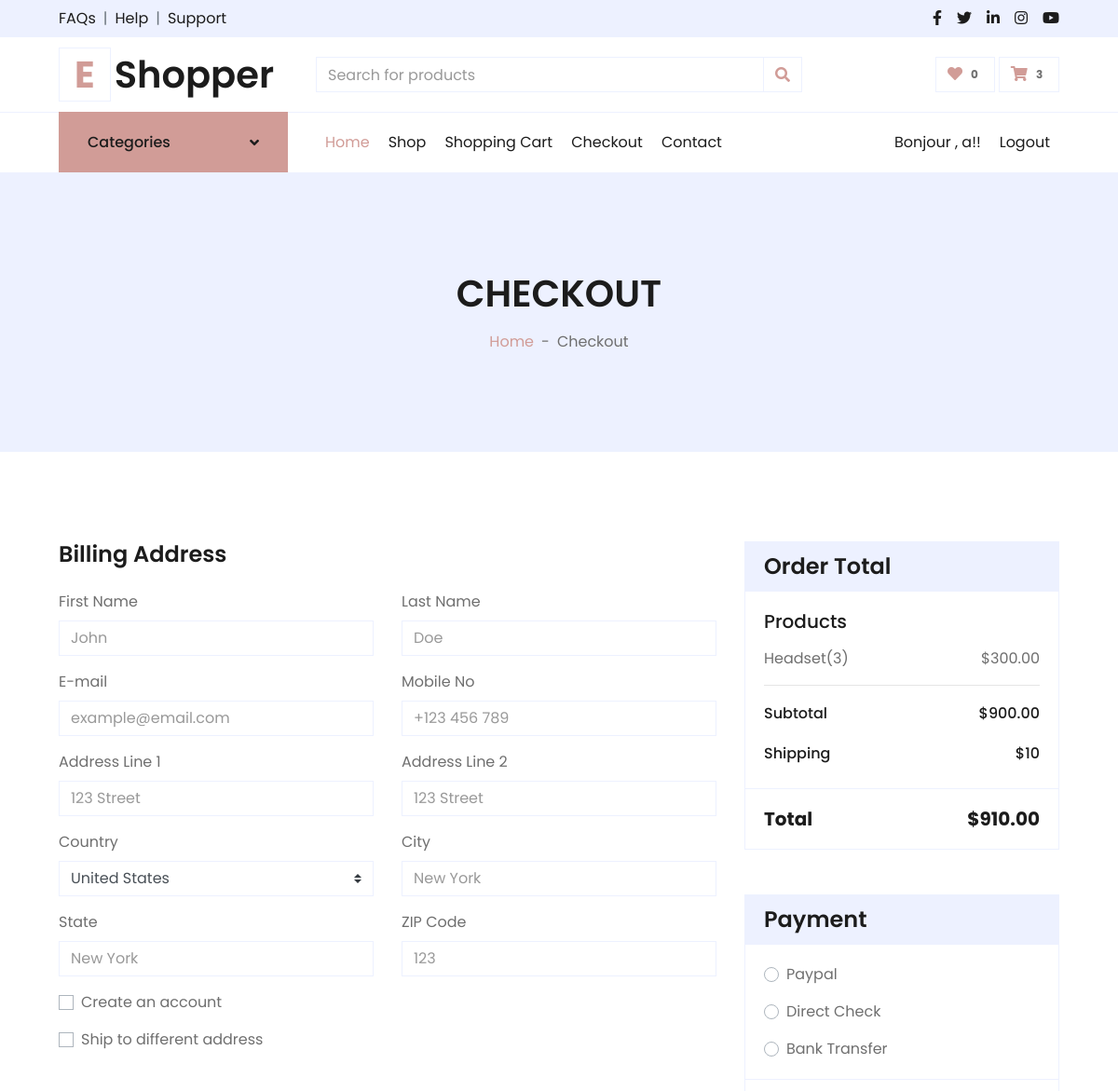
The page /checkout/ (signed in, upper part) on the database as committed earlier.
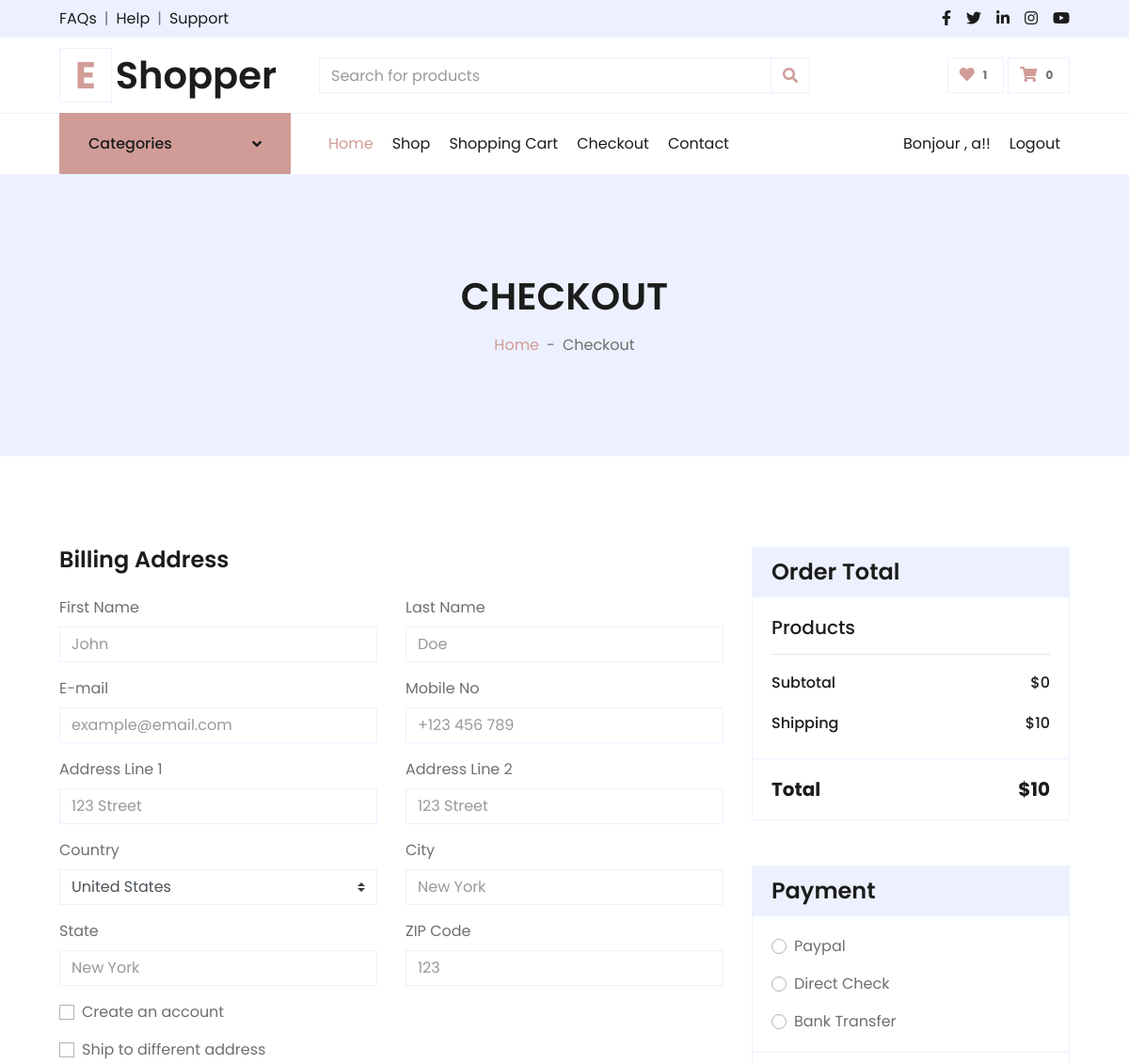
The same page on the database as committed later.
### CartApp/models.py (models this page shows, shortened)
class CartItem(models.Model):
    product = models.ForeignKey(Product, on_delete=models.CASCADE)
    quantity = models.PositiveIntegerField(default=0)
    user = models.ForeignKey(User, on_delete=models.CASCADE)
    date_added = models.DateTimeField(auto_now_add=True)
    total_per_item = models.DecimalField(max_digits=10, decimal_places=2, null=True, blank=True)

### ProductsApp/models.py (models this page shows, shortened)
class Product(models.Model):
    name = models.CharField(max_length=100)
    category = models.ForeignKey(ProductCategory, on_delete=models.CASCADE)
    description = models.TextField(null=True)
    price = models.DecimalField(max_digits=10, decimal_places=2)
    qty = models.IntegerField()
    image = models.ImageField(upload_to='products/')
    color = models.CharField(max_length=50, null=True)
    size = models.CharField(max_length=10, null=True)

### PaymentApp/views.py (the view, shortened to what this page needs)
# urls.py: path('checkout/', views.checkout, name='checkout'),
@login_required
def checkout(request):
    cart_items = CartItem.objects.filter(user=request.user)
    total_price = sum(item.product.price * item.quantity for item in cart_items)
    subtotal = sum(item.product.price * item.quantity for item in cart_items)
    shipping_cost = 10  # You can calculate shipping cost based on your logic
    total_price += shipping_cost
    return render(request, 'checkout.html', {'cart_items': cart_items, 'total_price': total_price, 'subtotal': subtotal, 'shipping_cost': shipping_cost})

### CartApp/context_processors.py (called while the page is built)
def cart_total_quantity(request):
    total_quantity = 0
    if request.user.is_authenticated:
        cart_items = CartItem.objects.filter(user=request.user)
        total_quantity = cart_items.aggregate(Sum('quantity'))['quantity__sum'] or 0
    return {'total_quantity': total_quantity}

def wishlist_count(request):
    if request.user.is_authenticated:
        return {'wishlist_count': WishlistItem.objects.filter(user=request.user).count()}
    return {'wishlist_count': 0}

### templates/checkout.html (shortened to what the changed rows need)
{% extends 'base.html' %}
{% load static %}
{% block content %}
    <div class="container-fluid bg-secondary mb-5">
        <div class="d-flex flex-column align-items-center justify-content-center" style="min-height: 300px">
            <h1 class="font-weight-semi-bold text-uppercase mb-3">Checkout</h1>
        </div>
    </div>
    <div class="container-fluid pt-5">
        <div class="row px-xl-5">
                <div class="col-lg-4">
                    <div class="card border-secondary mb-5">
                        <div class="card-body">
                            {% for item in cart_items %}
                                    <div class="d-flex justify-content-between">
                                        <p>{{ item.product.name }}({{ item.quantity }})</p>
                                        <p>${{ item.product.price }}</p>
                                    </div>
                            {% endfor %}
                                <div class="d-flex justify-content-between mb-3 pt-1">
                                    <h6 class="font-weight-medium">Subtotal</h6>
                                    <h6 class="font-weight-medium">${{ subtotal }}</h6>
                                </div>
                            </div>
                            <div class="card-footer border-secondary bg-transparent">
                                <div class="d-flex justify-content-between mt-2">
                                    <h5 class="font-weight-bold">Total</h5>
                                    <h5 class="font-weight-bold">${{ total_price }}</h5>
                                </div>
                            </div>
                        </div>
                </div>
            </div>
        </div>
</body>
{% endblock content%}

Rows that differ between the two databases and show on the page:
removed CartItem: product.name "Headset", quantity "3", product.price "300.00"
Other text that changed with them:
{{ wishlist_count }}: "0" → "1"
{{ total_quantity }}: "3" → "0"
{{ subtotal }}: "900.00" → "0"
{{ total_price }}: "910.00" → "10"
